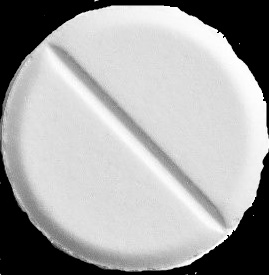
#> input picture Rotate images/pill1.jpg, 269 x 275 px
$ python remove_contours.py --image '../Rotate images/pill1.jpg'
#> lines starting #> are read from the running program, lines starting #| are printed output that depends on the picture; after the words box and inside, x2 and y2 are one past the last pixel; in counts of white or black regions, pixels touching at a corner belong together
### Removing Contours Image/Helpers.py
import cv2

class Helpers:
	def __init__(self):
		pass

	# [14 lines left out: function resize, not called in this run]

	def grab_contours(cnts):
		if len(cnts) == 2:
			cnts = cnts[0]
		elif len(cnts) == 3:
			cnts = cnts[1]
		else:
			raise Exception('The length of the contour must be 2 or 3.')
		return cnts

### Removing Contours Image/remove_contours.py
# import the necessary packages
from Helpers import *
import numpy as np
import argparse
import cv2

ap = argparse.ArgumentParser()
ap.add_argument('-i','--image',required=True,help='path to the image file')
args = vars(ap.parse_args())

image = cv2.imread(args['image'])
#> image is the input picture: shape (275, 269, 3); min 0, max 255, mean 164.6
original = image.copy()
gray = cv2.cvtColor(image, cv2.COLOR_BGR2GRAY)
blurred = cv2.GaussianBlur(gray, (5,5), 0)
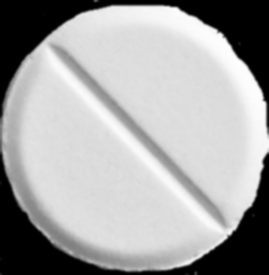
#> blurred: shape (275, 269); min 0, max 254, mean 164.6
thresh = cv2.threshold(blurred, 60, 255, cv2.THRESH_BINARY)[1]
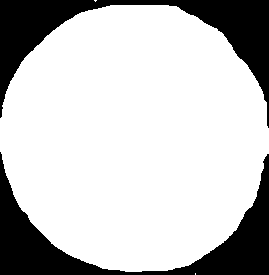
#> thresh: shape (275, 269); 77.2% white; 2 black regions
cnts = cv2.findContours(thresh.copy(), cv2.RETR_EXTERNAL, cv2.CHAIN_APPROX_SIMPLE)
#> cnts = 3 contours, 2 with area under 20; largest, box (x1, y1, x2, y2) and area: (0, 5, 269, 272) 56688
cnts = Helpers.grab_contours(cnts)
mask = np.ones(image.shape[:2], dtype='uint8') * 255

def detect_shape(c):
	peri = cv2.arcLength(c, True)
	approx = cv2.approxPolyDP(c, 0.02*peri, True)
	if not len(approx) == 4:
		cv2.drawContours(image, [c], -1, (0, 0, 0), -1)
		cv2.drawContours(mask, [c], -1, (0,0,0), -1)

for (i,c) in enumerate(cnts):
	detect_shape(c)
#> this loop made 3 passes
#> (peri in detect_shape, approx in detect_shape) on passes 1, 3: (2, [[195, 273], [195, 274]]), (4.83, [[94, 0], [95, 1], [96, 0]])
#> peri in detect_shape on pass 2: 898


cv2.imshow("Original Image", original)
cv2.imshow('Deleted Shapes',mask)
cv2.imshow("Output Image", image)
cv2.waitKey(0)
cv2.destroyAllWindows()
